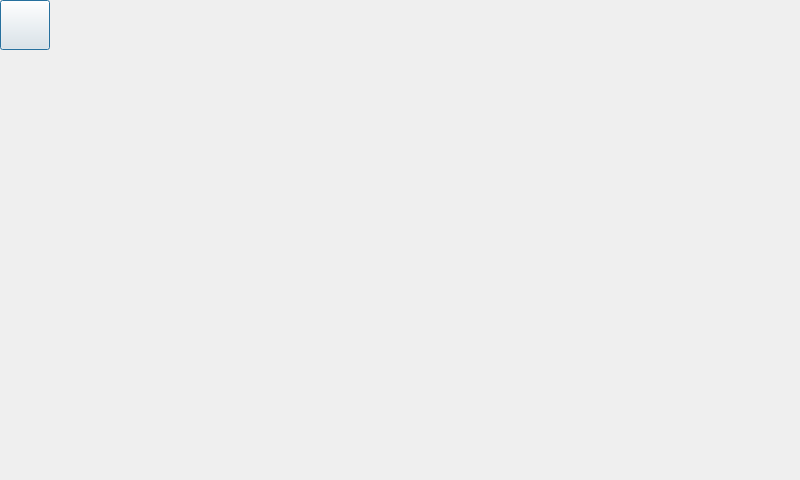
<?xml version="1.0" encoding="UTF-8"?>
<ui version="4.0">
 <class>Screen</class>
 <widget class="QDialog" name="Screen">
  <property name="geometry">
   <rect>
    <x>0</x>
    <y>0</y>
    <width>800</width>
    <height>480</height>
   </rect>
  </property>
  <property name="windowTitle">
   <string>Screen</string>
  </property>
  <widget class="QLabel" name="label">
   <property name="geometry">
    <rect>
     <x>0</x>
     <y>0</y>
     <width>800</width>
     <height>480</height>
    </rect>
   </property>
   <property name="text">
    <string/>
   </property>
  </widget>
  <widget class="QPushButton" name="bt_quit_screen">
   <property name="geometry">
    <rect>
     <x>0</x>
     <y>0</y>
     <width>50</width>
     <height>50</height>
    </rect>
   </property>
   <property name="text">
    <string/>
   </property>
  </widget>
 </widget>
 <resources/>
 <connections/>
</ui>
